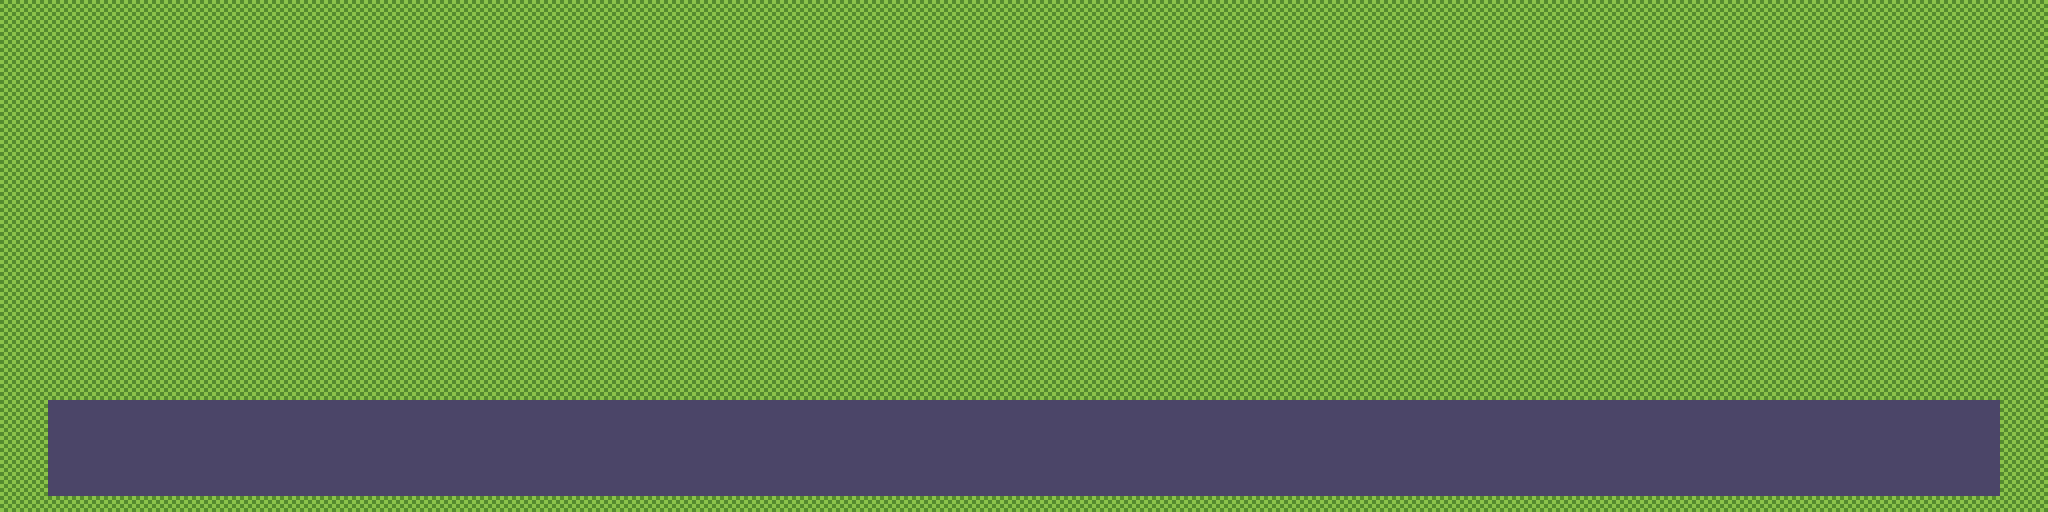

Below is a game level as drawn by its tile map, then a one-line description and the .tmx that defines it (tile-layer data replaced by summaries):
An orthogonal 128x32 tile map with 16x16 px tiles, 2 tile layers (prototypeGround, ground), 2 hidden layers not drawn, 2 tilesets.

<map version="1.5" tiledversion="1.7.2" orientation="orthogonal" renderorder="right-down" width="128" height="32" tilewidth="16" tileheight="16" infinite="0" nextlayerid="6" nextobjectid="1">
 <tileset firstgid="1" source="Region_Tileset.tsx" />
 <tileset firstgid="257" source="Actual_Tileset.tsx" />
 <layer id="5" name="prototypeBackground" width="128" height="32" visible="0" locked="1">
  <data>[4096 cells, 4096 non-empty, 1 distinct tile ids]</data>
 </layer>
 <layer id="4" name="background" width="128" height="32" visible="0" locked="1">
  <data>[4096 cells, 0 non-empty, 0 distinct tile ids]</data>
 </layer>
 <layer id="1" name="prototypeGround" width="128" height="32">
  <data>[4096 cells, 4096 non-empty, 2 distinct tile ids]</data>
 </layer>
 <layer id="2" name="ground" width="128" height="32">
  <data>[4096 cells, 732 non-empty, 1 distinct tile ids]</data>
 </layer>
</map>
